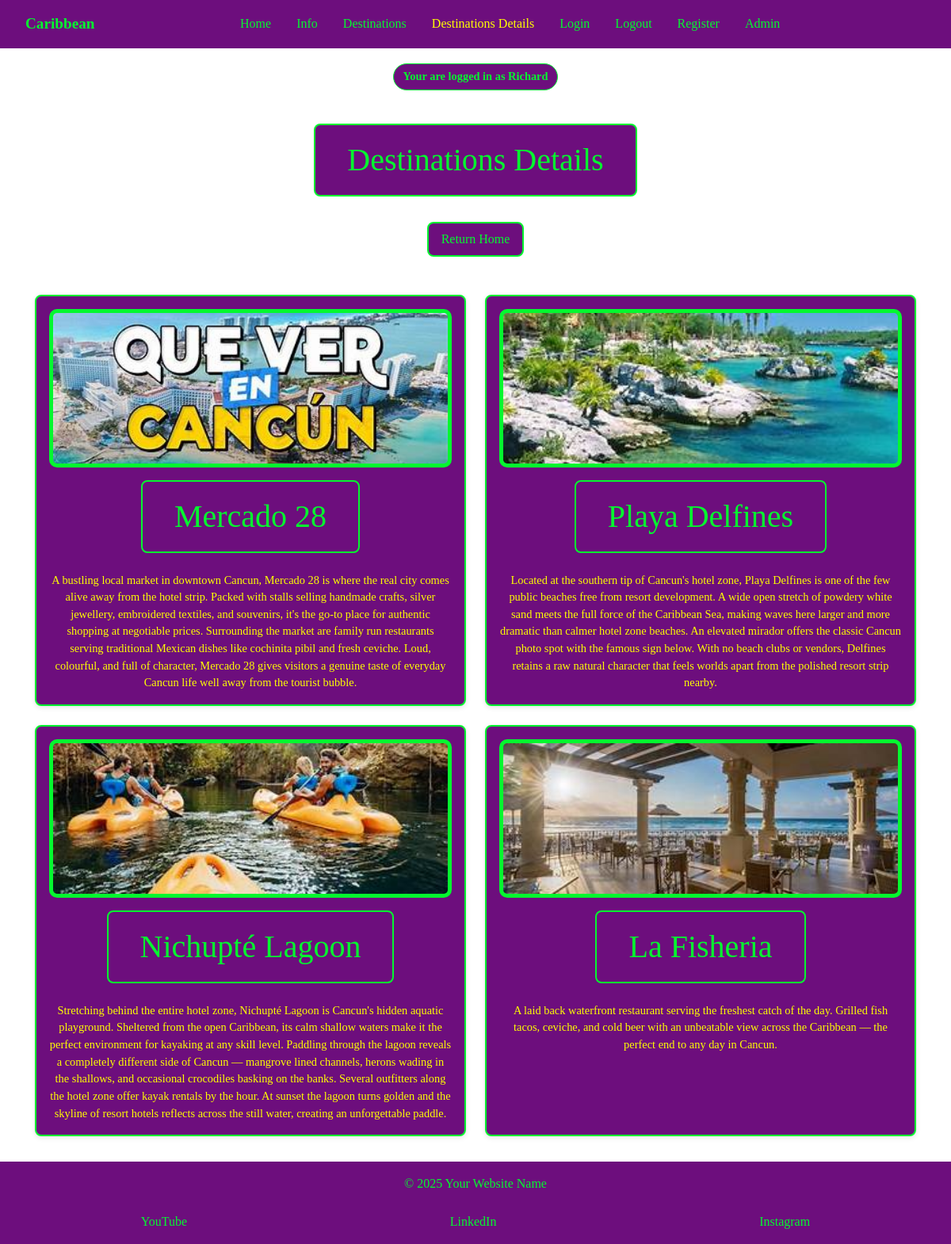
Screenshot of /destinations-details/2/ (signed in) with the database file from the repository.
### caribbean_tours/models.py (models this page shows, shortened)
class Places(models.Model):
    card = models.ForeignKey(CardText,
                             on_delete=models.CASCADE, null=True, blank=True)
    destinations = models.CharField(max_length=50)
    content = models.TextField()
    image_name = models.CharField(
        max_length=100,
        help_text="Enter file name (eg Cancun).",
        default="default.jpg",
        blank=True
    )
    class Meta:
        verbose_name = 'Place'
        verbose_name_plural = 'Places'

### caribbean_tours/views.py (the view)
def destinations_details(request, pk):
    card = get_object_or_404(CardText, id=pk)
    places = Places.objects.filter(card=card)
    return render(request,
                  'destinations-details.html',
                  {'active_tab': 'destinations_details',
                   'card': card,
                   'places': places})

### caribbean_tours/templates/destinations-details.html (shortened to what this page needs)
{% extends 'base.html' %}
{% load static %}
{% block content %}
<h1 class="color">Destinations Details</h1>
<p>
    <a class="color-return" href="{% url 'index' %}">Return Home</a>
</p>
<div class="cards-container">
    {% for place in places %}
    <div class="card" data-url="{% url 'destinations-details' pk=card.id %}" onclick="window.location = this.dataset.url">
        <img src="{% static 'images/' %}{{ place.image_name }}" alt="{{ place.title }}">
        <h1 class="color">{{ place.destinations }}</h1>
        <p>{{ place.content }}</p>
    </div>
    {% endfor %}
</div>
{% endblock %}

### caribbean_tours/templates/base.html (shortened to what this page needs)
{% load static %}
<!doctype html>
<html lang="en">
<head>
    <link href="https://cdn.jsdelivr.net/npm/bootstrap@5.3.8/dist/css/bootstrap.min.css" rel="stylesheet"
 />
    <link rel="stylesheet" href="{% static 'CSS/caribbean.css' %}" />
</head>
<body>
    <nav class="navbar">
        <div class="logo">
            <a href="{% url 'index' %}">Caribbean</a>
        </div>
        <div class="nav-links" id="nav-links">
            <a href="{% url 'index' %}" class="{% if active_tab == 'index' %}active{% endif %}">Home</a>
            <a href="{% url 'info' %}" class="{% if active_tab == 'info' %}active{% endif %}">Info</a>
            <a href="{% url 'destinations' pk=2%}"
                class="{% if active_tab == 'destinations' %}active{% endif %}">Destinations</a>
            {% if active_tab == 'destinations_details' %}
            <span class="active">Destinations Details</span>
            {% endif %}
            <a href="{% url 'login' %}" class="{% if active_tab == 'login' %}active{% endif %}">Login</a>
            <a href="{% url 'logout' %}" class="{% if active_tab == 'logout' %}active{% endif %}">Logout</a>
            <a href="{% url 'register' %}" class="{% if active_tab == 'register' %}active{% endif %}">Register</a>
            <a href="{% url 'admin:index' %}">Admin</a>
        </div>
    </nav>
    {% if request.user.is_authenticated %}
    <div class="auth-badge">
        Your are logged in as {{ request.user.username }}
    </div>
    {% endif %}
    <main>
        {% block content %}{% endblock %}
    </main>
    <footer>
        <p class="footer-text">&copy; 2025 Your Website Name</p>
        <div class="social-links">
            <a href="https://www.youtube.com" target="_blank" aria-label="YouTube">YouTube</a>
            <a href="https://www.linkedin.com" target="_blank" aria-label="LinkedIn">LinkedIn</a>
            <a href="https://www.instagram.com" target="_blank" aria-label="Instagram">Instagram</a>
        </div>
    </footer>
</body>
</html>

### caribbean_tours/static/CSS/caribbean.css (style rules this page uses)
*, html, body { box-sizing: border-box; margin: 0; padding: 0; }
html, body { height: 100%; font-family: "Times New Roman", Times, serif; overflow-x: hidden; }
body { display: flex; flex-direction: column; min-height: 100vh; padding-top: 4.375rem; background: url('/static/images/Caribbean-background.png') center center / cover no-repeat fixed; animation: gentleBreeze 8s ease-in-out infinite; }
main { flex: 1; display: flex; flex-direction: column; align-items: center; justify-content: flex-start; text-align: center; padding: 2rem 1rem; gap: 2rem; }
.navbar { display: flex; align-items: center; justify-content: space-between; padding: 1rem 2rem; background-color: #6d0e7d; position: fixed; width: 100%; top: 0; left: 0; z-index: 1000; }
.logo a { display: flex; align-items: center; gap: 0.7rem; color: #04f82f; text-decoration: none; font-weight: bold; font-size: 1.2rem; }
.nav-links { display: flex; flex: 1; justify-content: center; gap: 2rem; list-style: none; }
.nav-links a, .nav-links span { color: #04f82f; text-decoration: none; transition: color 0.3s; }
.nav-links a:hover, nav a.active, .nav-links span.active { color: yellow; }
.color { color: #04f82f; text-align: center; margin: 0 auto; padding: 0.5em 1em; border: 2px solid #04f82f; border-radius: 8px; background: #6d0e7d; width: fit-content; max-width: calc(100% - 2rem); word-break: break-word; box-sizing: border-box; }
a.color-return { display: inline-block; text-align: center; margin: 0 auto; padding: 0.5em 1em; border: 2px solid #04f82f; border-radius: 8px; background: #6d0e7d; color: #04f82f; text-decoration: none; }
.auth-badge { display: block; width: fit-content; margin: 10px auto; padding: 5px 12px; background-color: #6d0e7d; color: #04f82f; font-weight: 600; font-size: 0.9rem; border-radius: 20px; border: 1px solid #04f82f; text-align: center; }
.cards-container, .grid-container { display: flex; flex-wrap: wrap; justify-content: center; gap: 1.5rem; width: 100%; max-width: 1200px; padding: 0 1rem; margin: 0 auto; }
.card, .grid { background-color: #6d0e7d; border: 2px solid #04f82f; border-radius: 8px; box-shadow: 0 2px 6px rgba(0,0,0,0.1); overflow: hidden; display: flex; flex-direction: column; justify-content: flex-start; align-items: center; text-align: center; transition: transform 0.3s, box-shadow 0.3s; min-height: 350px; padding: 1rem; gap: 1rem; cursor: pointer; flex: 0 1 calc(50% - 1.5rem); max-width: calc(50% - 1.5rem); }
.card img { width: 100%; height: 200px; object-fit: cover; border-radius: 10px; background-color: #04f82f; padding: 5px; }
.card p, .grid p { font-size: 0.9rem; margin: 0.5rem 0 0; flex-shrink: 0; color: yellow; }
footer { background-color: #6d0e7d; padding: 1rem; display: flex; flex-direction: column; align-items: center; gap: 0.5rem; width: 100%; box-sizing: border-box; }
.footer-text { color: #04f82f; transition: color 0.3s; max-width: 100%; text-align: center; word-break: break-word; overflow-wrap: break-word; }
.social-links { display: flex; justify-content: space-around; flex-wrap: wrap; gap: 0.5rem; width: 100%; overflow: hidden; min-width: 0; }
.social-links a { color: #04f82f; text-decoration: none; transition: color 0.3s; flex-shrink: 1; text-align: center; word-break: break-word; }

### rows the page displays
Places: image_name (picture), destinations "Mercado 28", content "A bustling local market in downtown Cancun, Mercado 28 is where the real city comes alive away from the hotel strip. Packed with stalls selling handmade crafts, silver jewellery, embroidered textiles, and souvenirs, it's the go-to place for authentic shopping at negotiable prices. Surrounding the market are family run restaurants serving traditional Mexican dishes like cochinita pibil and fresh ceviche. Loud, colourful, and full of character, Mercado 28 gives visitors a genuine taste of everyday Cancun life well away from the tourist bubble."
Places: image_name (picture), destinations "Playa Delfines", content "Located at the southern tip of Cancun's hotel zone, Playa Delfines is one of the few public beaches free from resort development. A wide open stretch of powdery white sand meets the full force of the Caribbean Sea, making waves here larger and more dramatic than calmer hotel zone beaches. An elevated mirador offers the classic Cancun photo spot with the famous sign below. With no beach clubs or vendors, Delfines retains a raw natural character that feels worlds apart from the polished resort strip nearby."
Places: image_name (picture), destinations "Nichupté Lagoon", content "Stretching behind the entire hotel zone, Nichupté Lagoon is Cancun's hidden aquatic playground. Sheltered from the open Caribbean, its calm shallow waters make it the perfect environment for kayaking at any skill level. Paddling through the lagoon reveals a completely different side of Cancun — mangrove lined channels, herons wading in the shallows, and occasional crocodiles basking on the banks. Several outfitters along the hotel zone offer kayak rentals by the hour. At sunset the lagoon turns golden and the skyline of resort hotels reflects across the still water, creating an unforgettable paddle."
Places: image_name (picture), destinations "La Fisheria", content "A laid back waterfront restaurant serving the freshest catch of the day. Grilled fish tacos, ceviche, and cold beer with an unbeatable view across the Caribbean — the perfect end to any day in Cancun."

### other values shown
{{ request.user.username }} "Richard"
